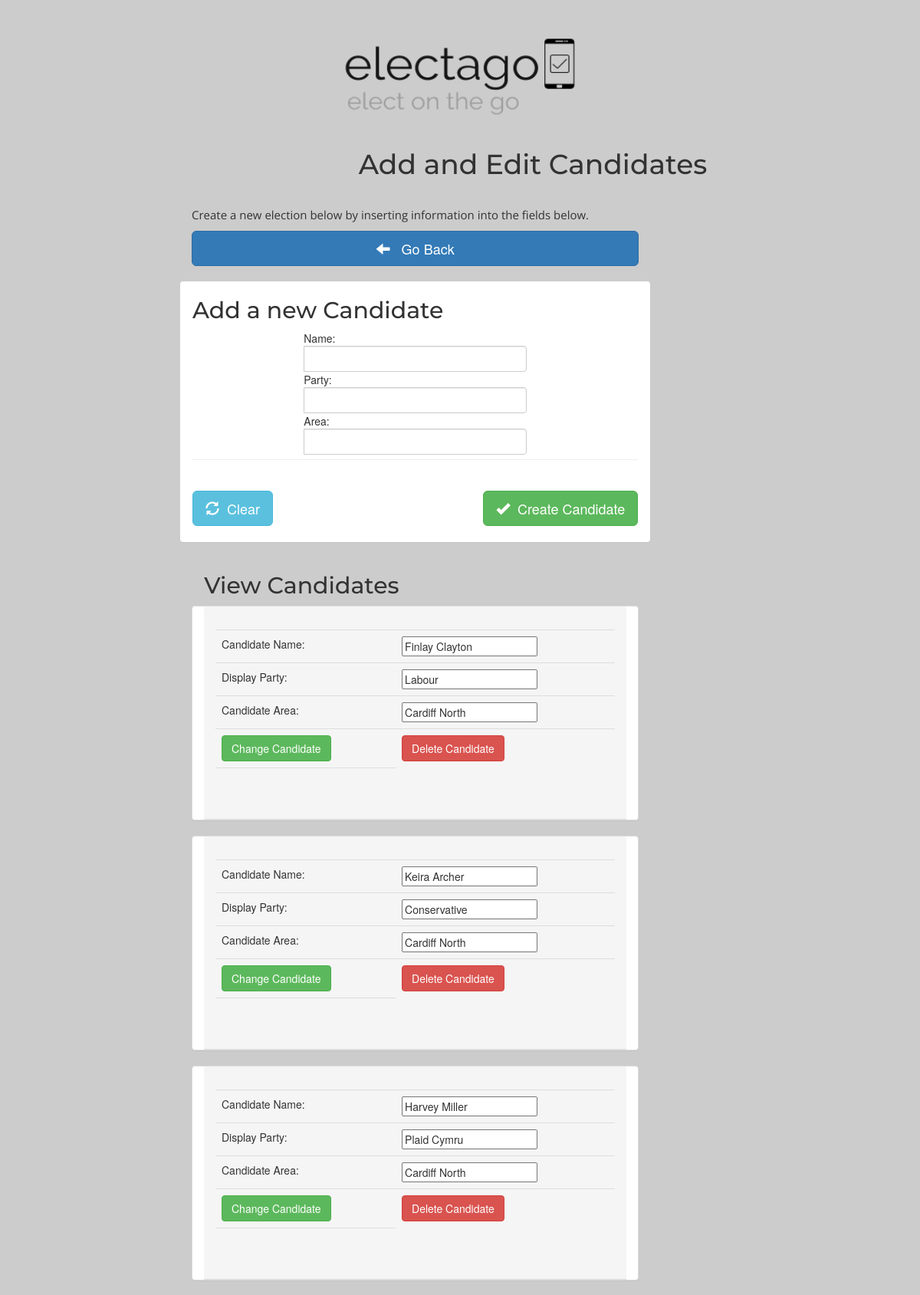
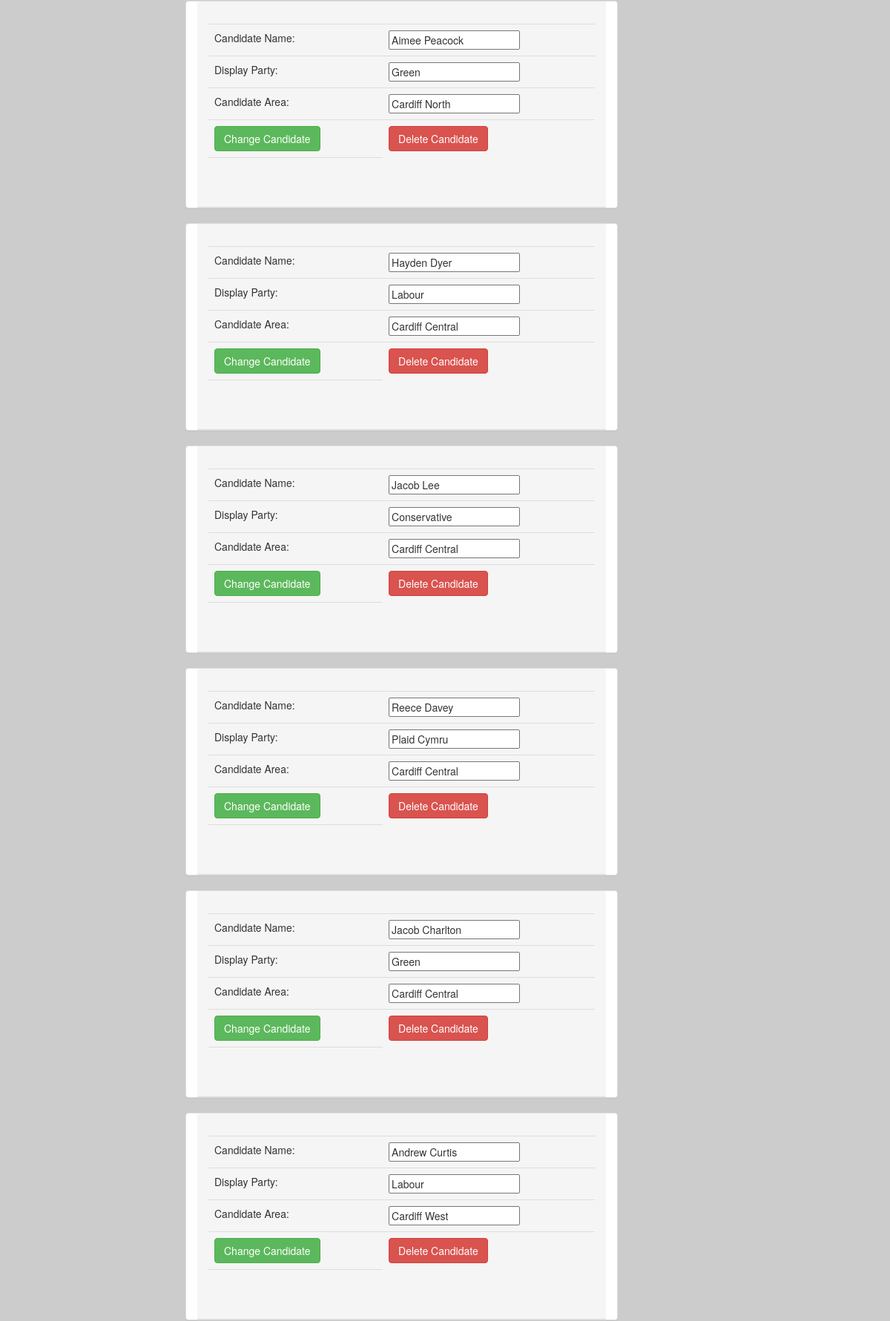
Screenshot of /pages/admin/candidates.php (signed in, upper part) with the database file from the repository (2 pictures, top to bottom).
### tables this page shows
CREATE TABLE IF NOT EXISTS `candidate` (
  `candidateID` int(11) NOT NULL AUTO_INCREMENT,
  `candidateName` varchar(50) NOT NULL,
  `candidateParty` varchar(25) NOT NULL,
  `candidateArea` varchar(25) NOT NULL,
  PRIMARY KEY (`candidateID`)
);

### pages/admin/candidates.php (the view, shortened to what this page needs)
<?php
  require "../../includes/getConnCandidate.php";
?>
<!DOCTYPE html>
<html lang="en">
  <head>
    <link rel="stylesheet" href="https://maxcdn.bootstrapcdn.com/bootstrap/3.3.7/css/bootstrap.min.css">
    <link href="../../css/electago.css" rel="stylesheet" type="text/css">
  </head>
  <body>
    <header class="container-fluid text-center">
      <div id="logo">
        <img src="../../images/logo.png" width="300" height="100" alt="">
      </div>
    </header>
    <div class="container">
    <div class="container-fluid col-sm-offset-2">
      <div class="wrap">
      <h1>Add and Edit Candidates</h1>
       <div class="col-sm-8" id="intro">
        <p>Create a new election below by inserting information into the fields below.</p>
        <a href="../admin/index.php" class="btn btn-lg btn-primary center-block"><span class="glyphicon glyphicon-arrow-left"></span> &nbsp; Go Back</a>
        <br>
      </div>
      <div id="addCandidate" class="panel col-sm-8">
	        <form name="addCandidate" method="POST" action="./addCandidate.php">
	        	<h2>Add a new Candidate</h2>
	        	<div class="input-group col-sm-6 center-block">
	              <div class="input-group-prepend">
	                <span class="input-group-text"> Name: </span>
	              </div>
	              <input type="text" class="form-control" name="newName" id="newName">
	            </div>
	            <div class="input-group col-sm-6 center-block">
	              <div class="input-group-prepend">
	                <span class="input-group-text"> Party:  </span>
	              </div>
	              <input type="text" class="form-control" name="newParty" id="newParty">
	            </div>
	            <div class="input-group col-sm-6 center-block">
	              <div class="input-group-prepend">
	                <span class="input-group-text"> Area:  </span>
	              </div>
	              <input type="text" class="form-control" name="newArea" id="newArea">
	            </div>
	            <br>
	            <hr>
	            <br>
	            <button class="btn btn-info btn-lg" type="button" onclick="location.reload()"><span class="glyphicon glyphicon-refresh"></span> &nbsp;Clear</button>
            	<button class="btn btn-success btn-lg pull-right" type="submit"><span class="glyphicon glyphicon-ok"></span> &nbsp;Create Candidate</button>
            	<br>
	        </form>
	        <br>
  		</div>
  		<div class="col-sm-8">
		    <h2 class="center-block col-sm-offset-2"> &nbsp; View Candidates</h2>
		    <?php
		      $sql_select = "SELECT * FROM candidate";
		      $query = $conn->query($sql_select);
		      $query->execute();
		      $num_rows = $query->rowCount();
		      if ($num_rows > 0){
		          foreach ($query as $row) {
		            $candidateId = $row['candidateID'];
		            $candidateName = $row['candidateName'];
		            $candidateParty = $row['candidateParty'];
		            $candidateArea = $row['candidateArea'];
		            echo "  		<div class='panel panel-default col-sm-12 electionList'>
                  	<div class='panel-heading info'>
                    <h2 class='text-center'></h2>
                    <table class='table'>
                    <tr><td>Candidate Name: </td><td><input type='text' value='$candidateName' id='candName$candidateId'></td></tr>
                    <tr><td>Display Party: </td><td><input type='text' value='$candidateParty' id='candParty$candidateId'></td></tr>
                    <tr><td>Candidate Area: </td><td><input type='text' value='$candidateArea' id='candArea$candidateId'></td></tr>
                    <tr>
                    	<td><button class='btn btn-success' id='change$candidateId' type='submit' onclick='changeCandidate($candidateId)'>Change Candidate</button></td>
                    	<td><button class='btn btn-danger' id='delete$candidateId' type='submit' onclick='deleteCandidate($candidateId)'>Delete Candidate</button></td>
                    </tr>
                    <tr><td><div id='candidateError$candidateId'> </div></td></tr></table><br></div></div><br>";
		          }
		      }
		      else{
		          $_SESSION['error'] =  "<div class='alert alert-danger'><strong>Error!</strong> Couldn't connect to the database</div>";
		          redirect('../index.php');
		      }
		    ?>
		    </div>
    </div>
	</div>
  </div>
  </body>
 </html>

### css/electago.css (style rules this page uses)
html,body { margin: 0; padding: 0px; background-color: #CCCCCC; }
label,p { font-family: 'Open Sans', sans-serif; font-size: 15px; }
h1 { text-align: center; font-family: 'Montserrat'; }
h2 { font-family: 'Montserrat'; }
#intro { padding-top: 25px; }
#logo { padding-top: 50px; padding-bottom: 25px; }

### rows the page displays
candidate: candidateName "Finlay Clayton", candidateParty "Labour", candidateArea "Cardiff North"
candidate: candidateName "Keira Archer", candidateParty "Conservative", candidateArea "Cardiff North"
candidate: candidateName "Harvey Miller", candidateParty "Plaid Cymru", candidateArea "Cardiff North"
candidate: candidateName "Aimee Peacock", candidateParty "Green", candidateArea "Cardiff North"
candidate: candidateName "Hayden Dyer", candidateParty "Labour", candidateArea "Cardiff Central"
candidate: candidateName "Jacob Lee", candidateParty "Conservative", candidateArea "Cardiff Central"
candidate: candidateName "Reece Davey", candidateParty "Plaid Cymru", candidateArea "Cardiff Central"
candidate: candidateName "Jacob Charlton", candidateParty "Green", candidateArea "Cardiff Central"
candidate: candidateName "Andrew Curtis", candidateParty "Labour", candidateArea "Cardiff West"
